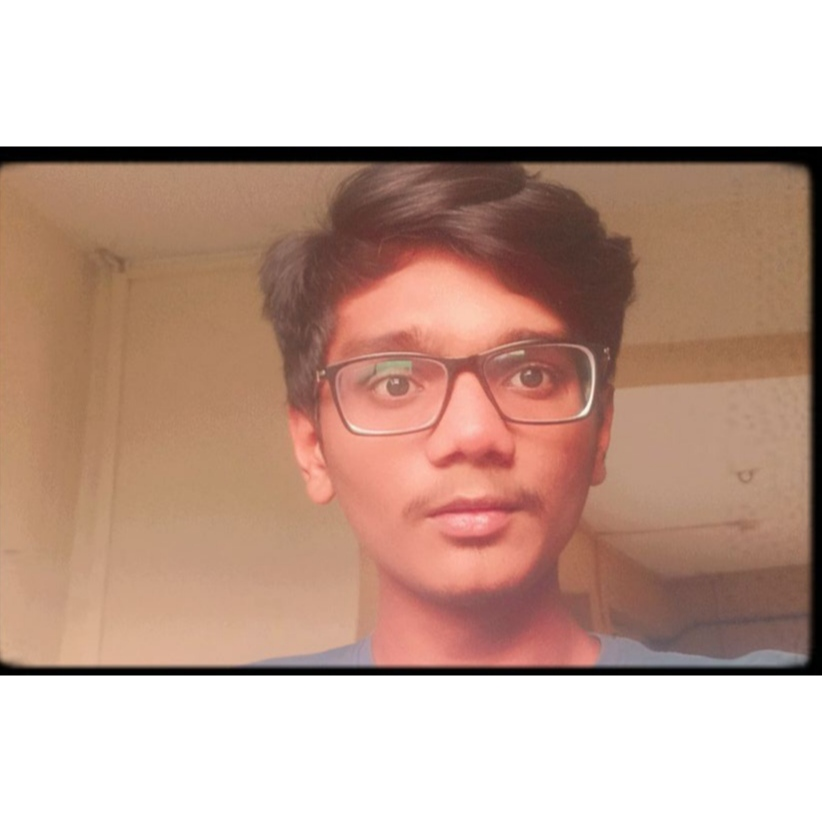
#> input picture backend/image.jpg, 822 x 822 px
$ python app.py
#> lines starting #> are read from the running program, lines starting #| are printed output that depends on the picture; after the words box and inside, x2 and y2 are one past the last pixel; in counts of white or black regions, pixels touching at a corner belong together
import numpy as np
import cv2
from tkinter import *
from tkinter import messagebox

# Load image and HSV color threshold
image = cv2.imread('image.jpg')
#> image is the input picture: shape (822, 822, 3); mean B, G, R 154.4, 167.7, 197.4
hsv = cv2.cvtColor(image, cv2.COLOR_BGR2HSV)
#> hsv: shape (822, 822, 3); mean H, S, V 10.1, 67.8, 197.4
lower = np.array([90, 38, 0])
upper = np.array([145, 255, 255])
mask = cv2.inRange(hsv, lower, upper)
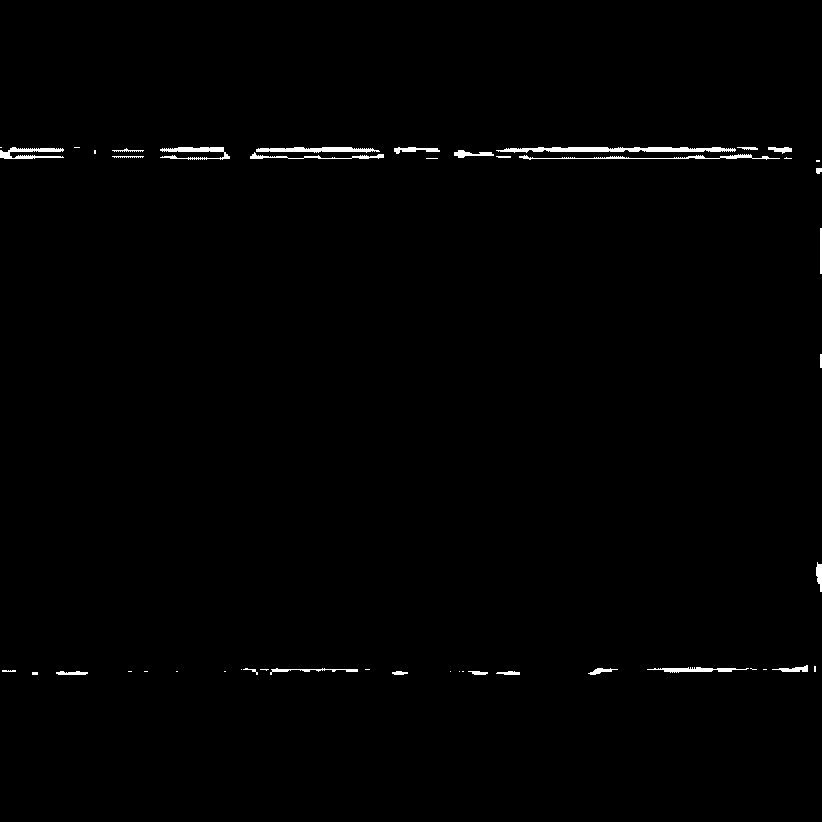
#> mask: shape (822, 822); 0.75% white; 47 white regions (20 under 20 px)
result = cv2.bitwise_and(image, image, mask=mask)
result[mask==0] = (255, 255, 255)
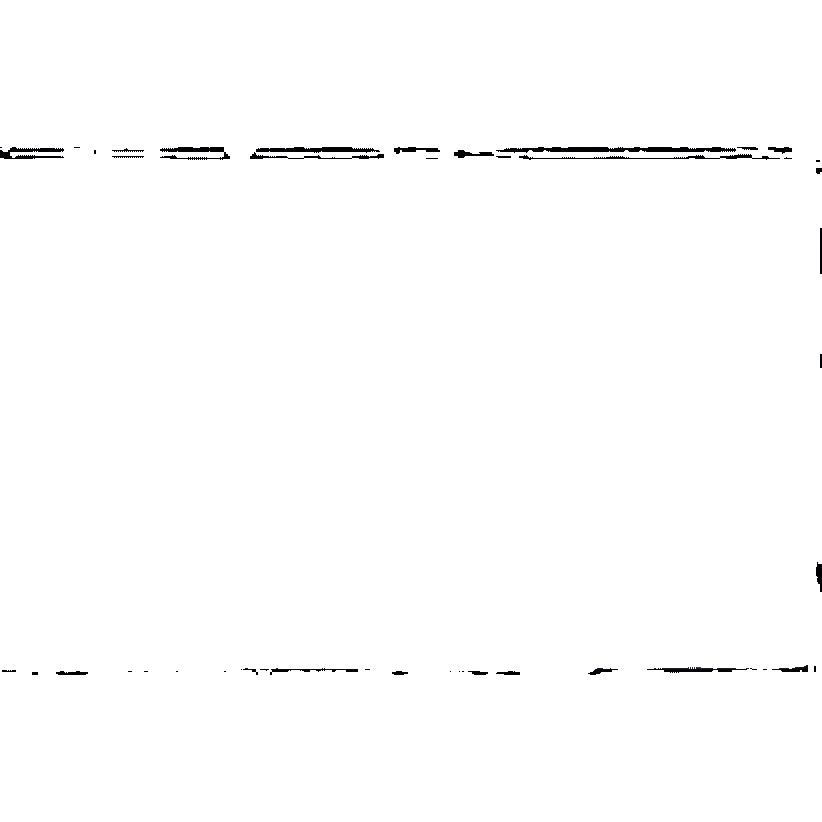
#> result: shape (822, 822, 3); mean B, G, R 253.1, 253.1, 253.1
gray = cv2.cvtColor(image, cv2.COLOR_BGR2GRAY)
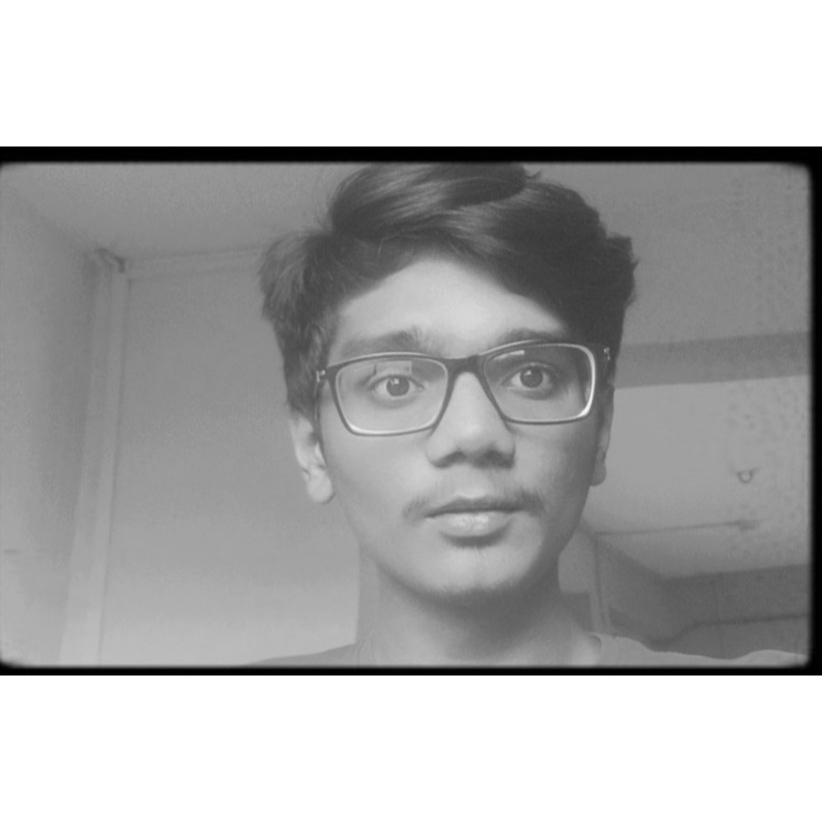
#> gray: shape (822, 822); min 0, max 255, mean 175
faceCascade = cv2.CascadeClassifier(cv2.data.haarcascades + "haarcascade_frontalface_default.xml")
sign = faceCascade.detectMultiScale(
                gray,
                scaleFactor=1.3,
                minNeighbors=3,
                minSize=(30, 30)
)
#> sign = [[303, 250, 332, 332]]
signature = "{}".format(len(sign))
#> signature = '1'
if signature=="0":
    print("[INFO] Signature Found in image!")
else:
    print("[INFO] Found No signature in image!")
    print("[INFO] Please upload the valid signature image!")

# Find contours on extracted mask, combine boxes, and extract ROI
cnts = cv2.findContours(mask, cv2.RETR_EXTERNAL, cv2.CHAIN_APPROX_SIMPLE)
#> cnts = 47 contours, 25 with area under 20; largest, box (x1, y1, x2, y2) and area: (496, 147, 736, 153) 740, (256, 147, 380, 153) 378, (0, 147, 64, 159) 280, (160, 147, 230, 160) 280, (647, 667, 749, 673) 204
cnts = cnts[0] if len(cnts) == 2 else cnts[1]
cnts = np.concatenate(cnts)
#> cnts = contour of 1123 points, box (x1, y1, x2, y2) (0, 147, 822, 675), area 416878
x,y,w,h = cv2.boundingRect(cnts)
#> x = 0; y = 147; w = 822; h = 528
cv2.rectangle(image, (x, y), (x + w, y + h), (36,255,12), 2)
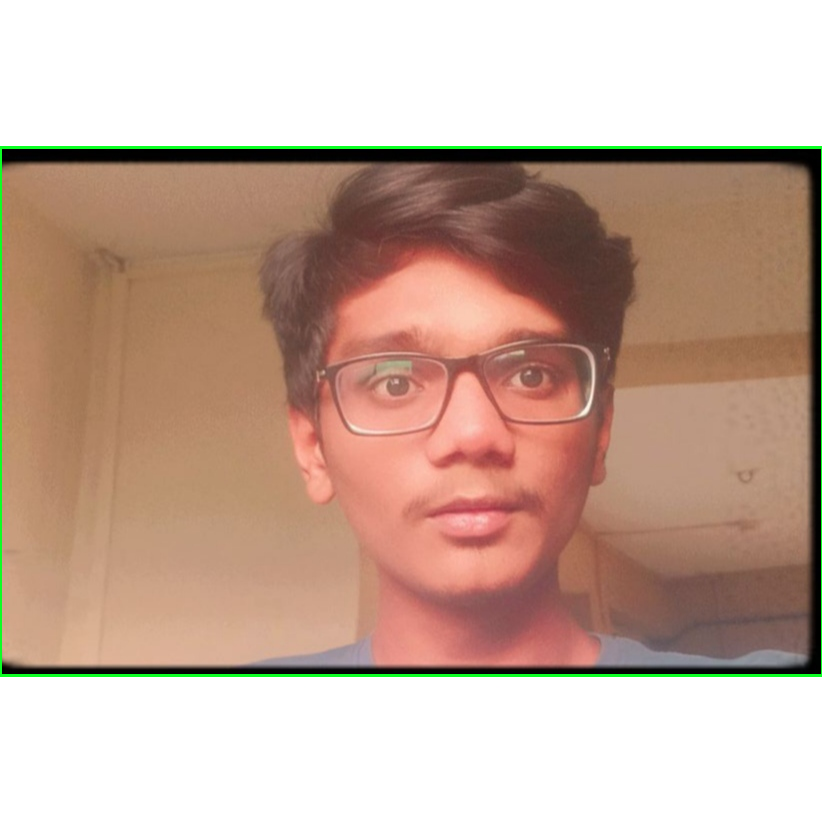
#> image: shape (822, 822, 3); 0.96% of pixels changed, all inside (x1, y1, x2, y2) = (0, 146, 822, 677)
ROI = result[y:y+h, x:x+w]
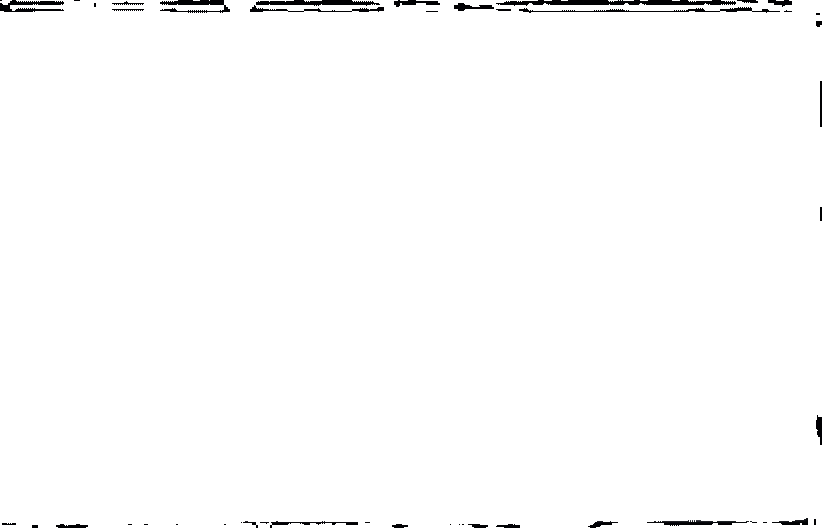
#> ROI: shape (528, 822, 3); mean B, G, R 252.1, 252, 252
status = cv2.imwrite('signature_detected.jpg', image)
if signature=="1":
    top =Tk()
    top.geometry("100x100")
    messagebox.showerror('Signature Image', 'Uploaded Signature Image is Incorrect')
    top.mainloop()
else:
    top =Tk()
    top.geometry("100x100")
    messagebox.showinfo('Signature Image', 'Uploaded Signsture Image is Correct')
    top.mainloop()
